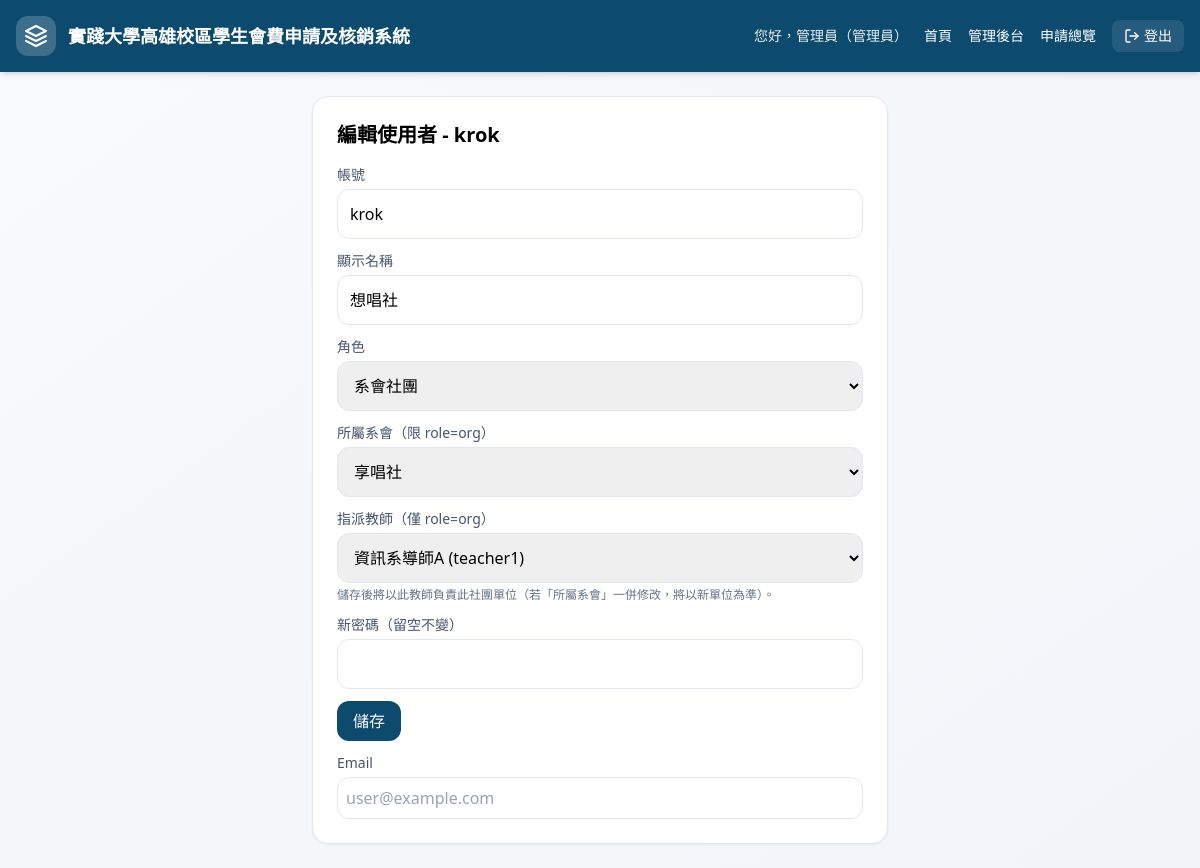
Page /admin/user/6/edit (signed in) on the earlier database version.
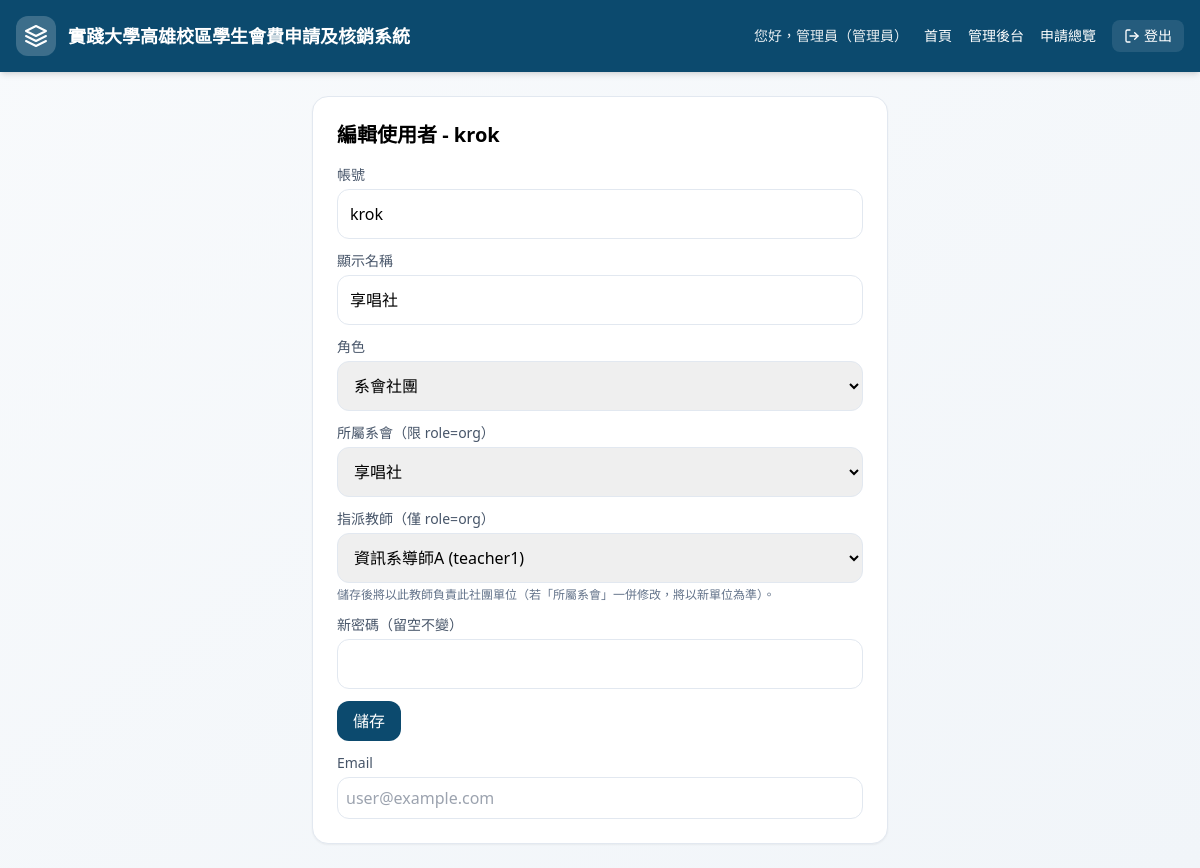
Same page on the later database version.
### tables this page shows
CREATE TABLE users (
  id INTEGER PRIMARY KEY AUTOINCREMENT,
  username TEXT UNIQUE NOT NULL,
  password_hash TEXT NOT NULL,
  role TEXT NOT NULL,
  display_name TEXT NOT NULL,
  org_id INTEGER,
  email TEXT
);

CREATE TABLE organizations (
  id INTEGER PRIMARY KEY AUTOINCREMENT,
  name TEXT UNIQUE NOT NULL
);

### app.py (the view, shortened to what this page needs)
@app.route('/admin/user/<int:uid>/edit', methods=['GET','POST'])
def admin_edit_user(uid):
    r = require('admin')
    if r: return r
    u = q('SELECT * FROM users WHERE id=?',(uid,), one=True)
    if not u:
        flash('找不到使用者')
        return redirect(url_for('admin_home'))
    roles = [('org','系會社團'),('org_teacher','系會社團老師'),
             ('union_treasurer','學生會出納'),('union_finance','學生會財務'),
             ('union_other','學生會其他幹部'),('union_president','學生會會長'),
             ('parliament_chair','學生議會議長'),('instructor','課指組老師'),
             ('admin','管理員')]
    orgs = q('SELECT * FROM organizations ORDER BY id')
    teachers = q("SELECT * FROM users WHERE role='org_teacher' ORDER BY display_name")
    current_teacher = None
    if u and u['org_id']:
        ct = q('SELECT teacher_user_id FROM teacher_assignments WHERE organization_id=?', (u['org_id'],), one=True)
        if ct:
            current_teacher = ct['teacher_user_id']
    return render_template('admin_edit_user.html', user=me(), u=u, roles=roles, orgs=orgs, teachers=teachers, current_teacher=current_teacher)

### app.py (called while the page is built)
def get_db():
    db = getattr(g, '_db', None)
    if db is None:
        db = g._db = sqlite3.connect(DB)
        db.row_factory = sqlite3.Row
    return db

def q(sql, args=(), one=False):
    cur = get_db().execute(sql, args)
    rows = cur.fetchall()
    cur.close()
    return (rows[0] if rows else None) if one else rows

def me():
    if 'uid' in session:
        return q('SELECT * FROM users WHERE id=?', (session['uid'],), one=True)
    return None

def require(role=None):
    u = me()
    if not u:
        flash('請先登入')
        return redirect(url_for('login'))
    if role and u['role']!=role:
        flash('權限不足')
        return redirect(url_for('dashboard'))
    return None

### templates/admin_edit_user.html (shortened to what this page needs)
{% extends "layout.html" %}
{% block content %}
<div class="max-w-xl bg-white rounded-2xl shadow-sm border border-slate-200 p-6 mx-auto">
  <h2 class="text-xl font-semibold mb-4">編輯使用者 - {{ u.username }}</h2>
  <form method="post" class="space-y-3">
    <div><label class="block text-sm text-slate-600 mb-1">帳號</label><input name="username" class="w-full border border-slate-200 p-3 rounded-xl" value="{{ u.username }}" required></div>
    <div><label class="block text-sm text-slate-600 mb-1">顯示名稱</label><input name="display_name" class="w-full border border-slate-200 p-3 rounded-xl" value="{{ u.display_name }}"></div>
    <div>
      <label class="block text-sm text-slate-600 mb-1">角色</label>
      <select name="role" class="w-full border border-slate-200 p-3 rounded-xl" id="role-select">
        {% for v,l in roles %}<option value="{{ v }}" {% if u.role==v %}selected{% endif %}>{{ l }}</option>{% endfor %}
      </select>
    </div>
    <div id="org-picker" class="{% if u.role!='org' %}hidden{% endif %}">
      <label class="block text-sm text-slate-600 mb-1">所屬系會（限 role=org）</label>
      <select name="org_id" class="w-full border border-slate-200 p-3 rounded-xl">
        {% for o in orgs %}{% if o.name!='學生會' %}<option value="{{ o.id }}" {% if u.org_id==o.id %}selected{% endif %}>{{ o.name }}</option>{% endif %}{% endfor %}
      </select>
    </div>
    <div id="teacher-picker" class="{% if u.role!='org' %}hidden{% endif %}">
      <label class="block text-sm text-slate-600 mb-1">指派教師（僅 role=org）</label>
      <select name="assigned_teacher_id" class="w-full border border-slate-200 p-3 rounded-xl">
  {% for t in teachers %}
    <option value="{{ t.id }}" {% if current_teacher and current_teacher==t.id %}selected{% endif %}>{{ t.display_name }} ({{ t.username }})</option>
  {% endfor %}
</select>
      <p class="text-xs text-slate-500 mt-1">儲存後將以此教師負責此社團單位（若「所屬系會」一併修改，將以新單位為準）。</p>
    </div>
    <div><label class="block text-sm text-slate-600 mb-1">新密碼（留空不變）</label><input name="password" class="w-full border border-slate-200 p-3 rounded-xl"></div>
    <button class="bg-primary hover:bg-secondary text-white px-4 py-2 rounded-xl">儲存</button>
<div class="mt-3">
  <label class="block text-sm text-slate-600 mb-1">Email</label>
  <input type="email" name="email" value="{{ u.email or '' }}" placeholder="user@example.com" class="w-full border border-slate-200 p-2 rounded-xl">
</div>
</form>
</div>
{% endblock %}

Differences in the rows shown:
changed users "krok": display_name "想唱社" → "享唱社"
